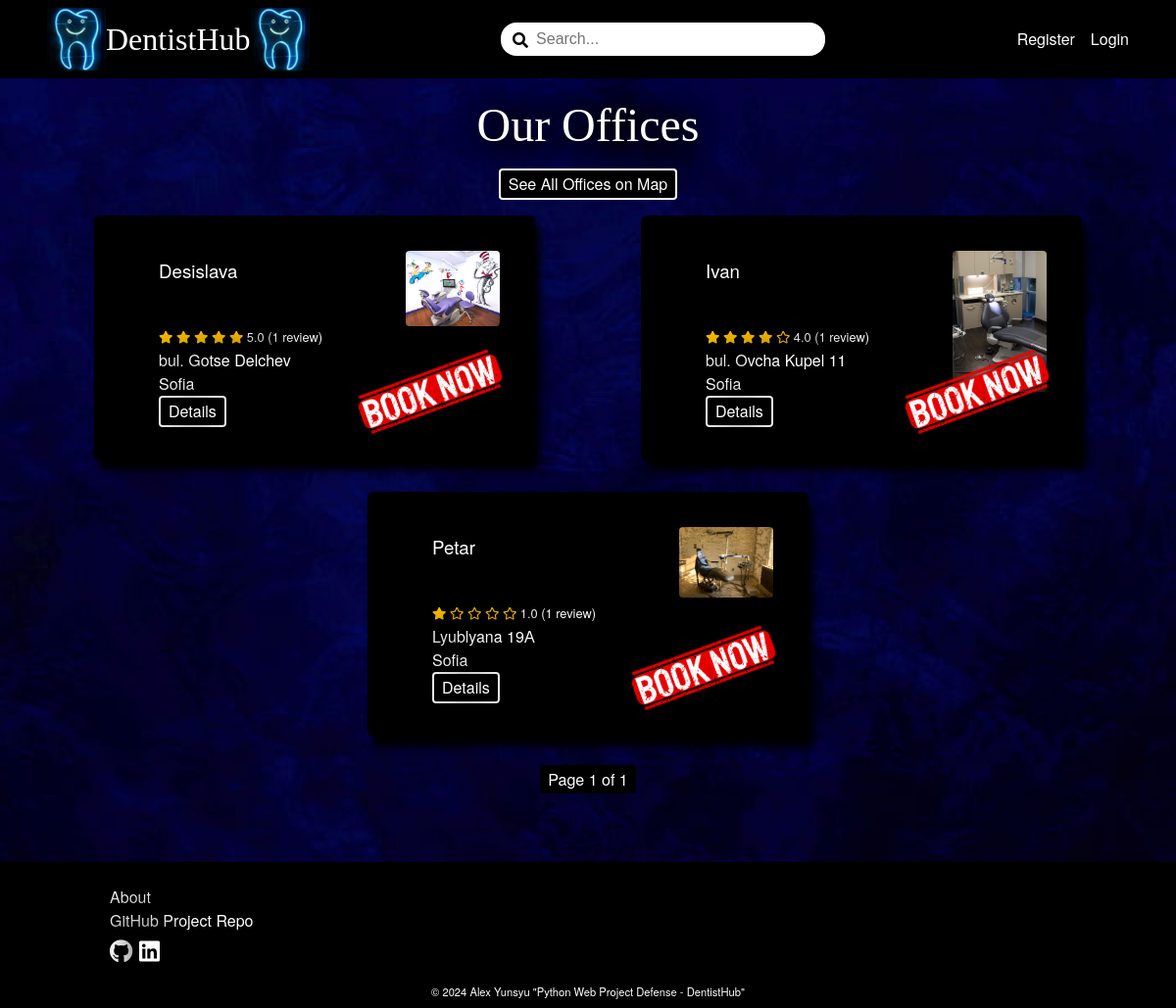
The app's page /dentistsoffice/all/ with its own data.
### DentistBook/dentistsoffice/models.py (models this page shows, shortened)
class DentistsofficeProfile(models.Model):
    MIN_LENGTH_NAME = 2
    MAX_LENGTH_NAME = 50
    MIN_LENGTH_ADDRESS = 5
    MAX_LENGTH_ADDRESS = 50
    MIN_LENGTH_CITY = 2
    MAX_LENGTH_CITY = 50
    MAX_DIGITS_GEOLOCATION = 18
    DECIMAL_PLACES_GEOLOCATION = 15
    MIN_VALUE_GEOLOCATION_LATITUDE = -90
    MAX_VALUE_GEOLOCATION_LATITUDE = 90
    MIN_VALUE_GEOLOCATION_LONGITUDE = -180
    MAX_VALUE_GEOLOCATION_LONGITUDE = 180
    MIN_LENGTH_ABOUT = 10
    MAX_LENGTH_ABOUT = 500
    class Meta:
        verbose_name = 'Dentists office Profile'
    name = models.CharField(
        max_length=MAX_LENGTH_NAME,
        validators=(validators.MinLengthValidator(MIN_LENGTH_NAME),),
        null=False,
        blank=False
    )
    address = models.CharField(
        max_length=MAX_LENGTH_ADDRESS,
        validators=(validators.MinLengthValidator(MIN_LENGTH_ADDRESS),),
        null=False,
        blank=False
    )
    city = models.CharField(
        max_length=MAX_LENGTH_CITY,
        validators=(
            validators.MinLengthValidator(MIN_LENGTH_CITY),
            validate_dentistsoffice_city_name,
        ),
        null=False,
        blank=False
    )
    geolocation_latitude = models.DecimalField(
        max_digits=MAX_DIGITS_GEOLOCATION,
        decimal_places=DECIMAL_PLACES_GEOLOCATION,
        validators=(
            validators.MinValueValidator(MIN_VALUE_GEOLOCATION_LATITUDE),
            validators.MaxValueValidator(MAX_VALUE_GEOLOCATION_LATITUDE)
        ),
        null=True,
        blank=True
        )
    geolocation_longitude = models.DecimalField(
        max_digits=MAX_DIGITS_GEOLOCATION,
        decimal_places=DECIMAL_PLACES_GEOLOCATION,
        validators=(
            validators.MinValueValidator(MIN_VALUE_GEOLOCATION_LONGITUDE),
            validators.MaxValueValidator(MAX_VALUE_GEOLOCATION_LONGITUDE)
        ),
        null=True,
        blank=True
        )
    about = models.TextField(
        max_length=MAX_LENGTH_ABOUT,
        validators=(validators.MinLengthValidator(MIN_LENGTH_ABOUT),),
        null=True,
        blank=True
    )
    dentistsoffice_picture = models.ImageField(
        upload_to='dentistsoffice-profile-pictures',
        validators=(validate_dentistsoffice_picture_file_size,),
        null=True,
        blank=True,
    )
    slug = models.SlugField(
        unique=True
    )
    user = models.OneToOneField(
        UserModel,
        on_delete=models.CASCADE,
        primary_key=True
    )

### DentistBook/dentistsoffice/views.py (the view)
# urls.py: path('all/', DentistsofficeListView.as_view(), name='dentistsoffice-list')
class DentistsofficeListView(views.ListView):
    model = DentistsofficeProfile
    template_name = 'dentistsoffice/dentistsoffices-list.html'
    context_object_name = 'dentistsoffices'
    paginate_by = 6
    def get_queryset(self):
        queryset = super().get_queryset()
        queryset = queryset.annotate(avg_rating=Avg('review__rating'))
        queryset = queryset.annotate(reviews_count=Count('review'))
        return queryset

### DentistBook/dentistsoffice/templates/dentistsoffice/dentistsoffices-list.html (shortened to what this page needs)
{% extends 'base.html' %}
{% load static %}
{% block content %}
    <div class="wall-picture-container">
        <div class="main-dentistsoffice-list-container">
        <h1>Our Offices</h1>
        <a href="{% url 'map-page' %}" class="link-button">See All Offices on Map</a>
            <div class="list-container">
                {% for dentistsoffice in dentistsoffices %}
                <div class="dentistsoffice-card">
                    <img src="{% static 'images/vintage_decorative_corner_pattern.png' %}" alt="corner" class="corner-left">
                    <div class="book-now-wrapper">
                        <a href="{% url 'step1-select-dentistsoffice' slug=dentistsoffice.slug %}" class="book-now-link">
                            <img src="{% static 'images/book_now_stamp_2.png' %}" alt="book-now" class="book-now">
                        </a>
                    </div>
                    <div class="dentistsoffice-info">
                        <h3>{{ dentistsoffice.name }}</h3>
                        <div class="card-rating">
                            {% if dentistsoffice.avg_rating %}
                                {% if dentistsoffice.avg_rating >= 1 and dentistsoffice.avg_rating < 1.5 %}
                                    <i class="fas fa-star"></i>
                                    <i class="far fa-star"></i>
                                    <i class="far fa-star"></i>
                                    <i class="far fa-star"></i>
                                    <i class="far fa-star"></i>
                                {% elif dentistsoffice.avg_rating >= 1.5 and dentistsoffice.avg_rating < 2 %}
                                    <i class="fas fa-star"></i>
                                    <i class="fas fa-star-half-alt"></i>
                                    <i class="far fa-star"></i>
                                    <i class="far fa-star"></i>
                                    <i class="far fa-star"></i>
                                {% elif dentistsoffice.avg_rating >= 2 and dentistsoffice.avg_rating < 2.5 %}
                                    <i class="fas fa-star"></i>
                                    <i class="fas fa-star"></i>
                                    <i class="far fa-star"></i>
                                    <i class="far fa-star"></i>
                                    <i class="far fa-star"></i>
                                {% elif dentistsoffice.avg_rating >= 2.5 and dentistsoffice.avg_rating < 3 %}
                                    <i class="fas fa-star"></i>
                                    <i class="fas fa-star"></i>
                                    <i class="fas fa-star-half-alt"></i>
                                    <i class="far fa-star"></i>
                                    <i class="far fa-star"></i>
                                {% elif dentistsoffice.avg_rating >= 3 and dentistsoffice.avg_rating < 3.5 %}
                                    <i class="fas fa-star"></i>
                                    <i class="fas fa-star"></i>
                                    <i class="fas fa-star"></i>
                                    <i class="far fa-star"></i>
                                    <i class="far fa-star"></i>
                                {% elif dentistsoffice.avg_rating >= 3.5 and dentistsoffice.avg_rating < 4 %}
                                    <i class="fas fa-star"></i>
                                    <i class="fas fa-star"></i>
                                    <i class="fas fa-star"></i>
                                    <i class="fas fa-star-half-alt"></i>
                                    <i class="far fa-star"></i>
                                {% elif dentistsoffice.avg_rating >= 4 and dentistsoffice.avg_rating < 4.5 %}
                                    <i class="fas fa-star"></i>
                                    <i class="fas fa-star"></i>
                                    <i class="fas fa-star"></i>
                                    <i class="fas fa-star"></i>
                                    <i class="far fa-star"></i>
                                {% elif dentistsoffice.avg_rating >= 4.5 and dentistsoffice.avg_rating < 5 %}
                                    <i class="fas fa-star"></i>
                                    <i class="fas fa-star"></i>
                                    <i class="fas fa-star"></i>
                                    <i class="fas fa-star"></i>
                                    <i class="fas fa-star-half-alt"></i>
                                {% elif dentistsoffice.avg_rating == 5 %}
                                    <i class="fas fa-star"></i>
                                    <i class="fas fa-star"></i>
                                    <i class="fas fa-star"></i>
                                    <i class="fas fa-star"></i>
                                    <i class="fas fa-star"></i>
                                {% endif %}
                                <a href="{% url 'dentistsoffice-reviews-list' slug=dentistsoffice.slug %}">{{ dentistsoffice.avg_rating|floatformat:1 }} ({{ dentistsoffice.reviews_count }}
                                {% if dentistsoffice.reviews_count == 1 %}
                                    review)
                                {% else %}
                                    reviews)
                                {% endif %}</a>
                            {% else %}
                                <p>No reviews yet.</p>
                            {% endif %}
                        </div>
                        <div>
                            <p>{{ dentistsoffice.address }}</p>
                            <p>{{ dentistsoffice.city }}</p>
                            <p><a href="{% url 'dentistsoffice-details' slug=dentistsoffice.slug %}" class="link-button">Details</a></p>
                        </div>
                    </div>
                    <div class="dentistsoffice-profile-picture">
                        {% if dentistsoffice.dentistsoffice_picture %}
                            <img src="{{ dentistsoffice.dentistsoffice_picture.url }}" class="profile-picture-card" alt="dentistsoffice-profile_picture">
                        {% else %}
                            <img src="{% static 'images/dentistsoffice-default-profile-picture.jpg' %}" alt="dentist_default_profile_picture" class="profile-picture-card">
                        {% endif %}
                    </div>
                </div>
            {% endfor %}
            </div>
        <div class="pagination">
            <span class="step-links">
                <span class="current">
                    Page {{ page_obj.number }} of {{ page_obj.paginator.num_pages }}
                </span>
            </span>
        </div>
    </div>
        <img src="{% static 'images/website_photos/white-wall.jpg' %}" alt="white-wall" class="white-wall-picture">
    </div>
{% endblock %}

### static/css/styles.css (style rules this page uses)
:root { --button-brown: #370511; }
*, *::before, *::after { box-sizing: border-box; }
body, h1, h2, h3, h4, h5, h6, p, figure, blockquote, dl, dd { margin: 0; }
h1, h2, h3, h4, h5, h6, b, li, p { color: white; text-shadow: -10px -10px 30px rgba(0, 0, 0, 0.9), 10px -10px 30px rgba(0, 0, 0, 0.9), -10px 10px 30px rgba(0, 0, 0, 0.9), 10px 10px 30px rgba(0, 0, 0, 0.9); }
body { color: white; background-image: url('../images/website_photos/background.jpg'); background-size: cover; background-position: center; background-repeat: no-repeat; }
a { text-decoration: none; color: inherit; }
body { font-family: 'Helvetica Neue', Arial, sans-serif; line-height: 1.5; height: 100% }
main h1 { font-family: Impact, fantasy; font-size: 3rem; }
.link-button { display: inline-block; padding: 10px 20px; background-color: hsl(213, 93%, 70%); color: white; text-align: center; text-decoration: none; border: 2px solid #FFFFFF; border-radius: 20px; cursor: pointer; }
a { text-decoration: none; }
.link-button { background: black; color: white; padding: 2px 8px; border-radius: 4px; }
.main-dentistsoffice-list-container { margin: 0.25rem; display: flex; flex-direction: column; justify-content: center; align-items: center; }
.profile-picture-card { width: 100px; border: 2px solid black; border-radius: 6px; }
h1, h2, h3, h4, h5, h6 { font-family: 'Helvetica Neue', Arial, sans-serif; font-weight: 500; padding: 0.5rem 0; }
.pagination { margin-top: 1rem; text-align: center; }
.pagination .current { background: black; color: white; border: 2px solid black; border-radius: 4px; padding: 1px 6px; margin: 0 4px; }
.list-container { display: flex; flex-direction: row; flex-wrap: wrap; justify-content: space-evenly; }
.dentistsoffice-card { position: relative; display: flex; flex-direction: row; justify-content: space-between; width: 450px; height: 250px; padding: 2rem; margin: 1rem; border: 2px solid black; border-radius: 6px; background: rgb(0, 0, 0); box-shadow: 5px 10px 8px #000000; }
.corner-left { height: 50%; position: absolute; top: 3px; left: 3px; z-index: 10; transform: rotate(270deg); }
.dentistsoffice-info h3 { position: absolute; top: 2rem; left: 4rem; z-index: 10; }
.dentistsoffice-info div { position: absolute; bottom: 2rem; left: 4rem; z-index: 10; }
.card-rating { position: absolute; font-size: 0.8rem; top: 7rem; left: 4rem; z-index: 10; }
.card-rating i { font-size: 0.8rem; }
.book-now { width: 170px; z-index: 10; transform: rotate(-20deg); }
.book-now-wrapper { position: absolute; width: 170px; bottom: 20px; right: 30px; }
.book-now-link { position: absolute; bottom: 10px; left: 10px; z-index: 20; }
.wall-picture-container { position: relative; width: 100%; min-height: 100vh; overflow: hidden; }
.white-wall-picture { position: absolute; top: 0; left: 0; width: 100%; object-fit: cover; z-index: -1; }
.fa-star, .fa-star-half-alt { color: #ffc400; font-size: 1.25rem; }

### records on screen
DentistsofficeProfile: name "Desislava", avg_rating "5.0", reviews_count "1", shows "review)", address "bul. Gotse Delchev", city "Sofia", dentistsoffice_picture (picture)
DentistsofficeProfile: name "Ivan", avg_rating "4.0", reviews_count "1", shows "review)", address "bul. Ovcha Kupel 11", city "Sofia", dentistsoffice_picture (picture)
DentistsofficeProfile: name "Petar", avg_rating "1.0", reviews_count "1", shows "review)", address "Lyublyana 19А", city "Sofia", dentistsoffice_picture (picture)

### other values on screen
{{ page_obj.number }} "1"
{{ page_obj.paginator.num_pages }} "1"
